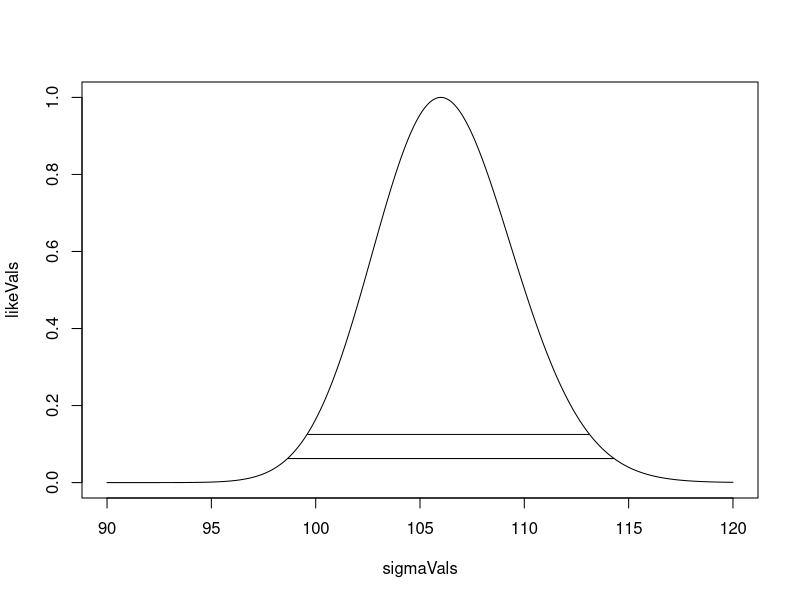

Here is the R script that generated this plot: (Note: this script raises an error after producing the figure.)
## Study of 513 organo-lead manufacturing workers reported an average TBV of 1150.315 cm3 w/ σ = 105.997.
## Assuming normality of the underlying measurements, calculate a CI for population variation in TBV

## Create CI for variance
x_bar <- 1150.315
s <- 105.997
sample_var <- s**2
n <- 513
alpha <- .05
qtiles <- qchisq(p = c(alpha/2,1-alpha/2), df = n-1)

## rev() = reverse elements
(pop_var_CI <- rev((n-1)*sample_var/qtiles))
# interval for sd
(pop_sd_ci <- sqrt(pop_var_CI))

## plot likelihood
sigmaVals <- seq(90,120,length=1000) #90-120 to contain interval above
# evaluate gamma likelihood
likeVals <- dgamma((n-1)*sample_var,
                   shape=(n-1)/2,
                   scale=2*sigmaVals**2) # evaluate likelihood over 1000 pts (sigmaVals)
# normalize the likelihood
likeVals <- likeVals/max(likeVals)

# plot marginal likelihood for sigma
plot(sigmaVals,likeVals,type="l")

## create reference lines
# taking coordinates + join corresponding points w/ line segments
lines(range(sigmaVals[likeVals>=1/8]), c(1/8,1/8))
lines(range(sigmaVals[likeVals>=1/16]), c(1/16,1/16))


#### Gosset's (Student's) t-distribution
## get sleep data analyzed in Gosset's Biometrika paper
##  shows increase in hours for 10 pts on 2 sopoforic drugs
## R treats as 2 groups rather than paired observations
data("sleep")
group1 <- sleep$extra[1:10]
group2 <- sleep$extra[11:20]
difference <- group2 - group1
(mu_n <- mean(difference))
(s <- sd(difference))
n <- 10
## create CI = mean + t-quantile @ .975 (for 95% confidence) * std. err
tquant_conf95 <- qt((1-(1-.95)/2), n-1)
stdErr <- s/sqrt(n)
# manual CI
mu_n + c(-1,1)*tquant_conf95*stdErr
# automatic CI
t.test(difference)$conf.int


## 1D likelihood for effect size = µ/σ 
tStat <- sqrt(n)*mu/s
effectSizeVals <- seq(0,3,length=1000)
# get t density w/ dt(quantiles,dF,# of observations)    ncp = non-centrality parameter (loop over all of them)
likelihoodVals <- dt(tStat, df = n-1, ncp = sqrt(n)*effectSizeVals)
# normalize the likelihood
likelihoodVals <- likelihoodVals/max(likelihoodVals)

plot(effectSizeVals,likelihoodVals,type="l")
lines(range(effectSizeVals[likelihoodVals>=1/8]),c(1/8,1/8))
lines(range(effectSizeVals[likelihoodVals>=1/16]),c(1/16,1/16))

### profile likelihood
muVals <- seq(0,3,length=1000)
likelihoodVals <- sapply(muVals, function(mu){
  (sum((difference-mu)**2) / sum((difference-mu_n)**2))**(-n/2)
})
plot(muVals,likelihoodVals,type="l")
lines(range(muVals[likelihoodVals>=1/8]),c(1/8,1/8))
lines(range(muVals[likelihoodVals>=1/16]),c(1/16,1/16))